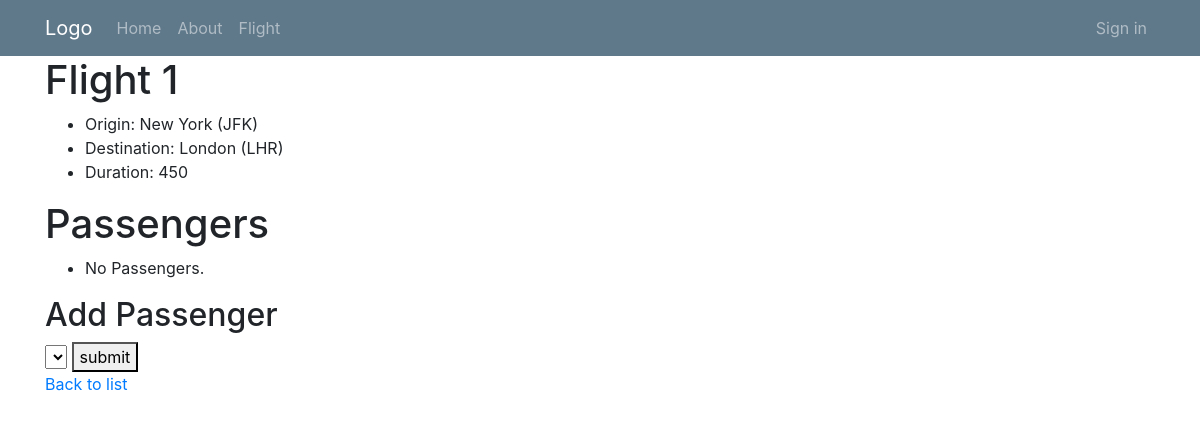
Before: /flights/1/ with the older database file.
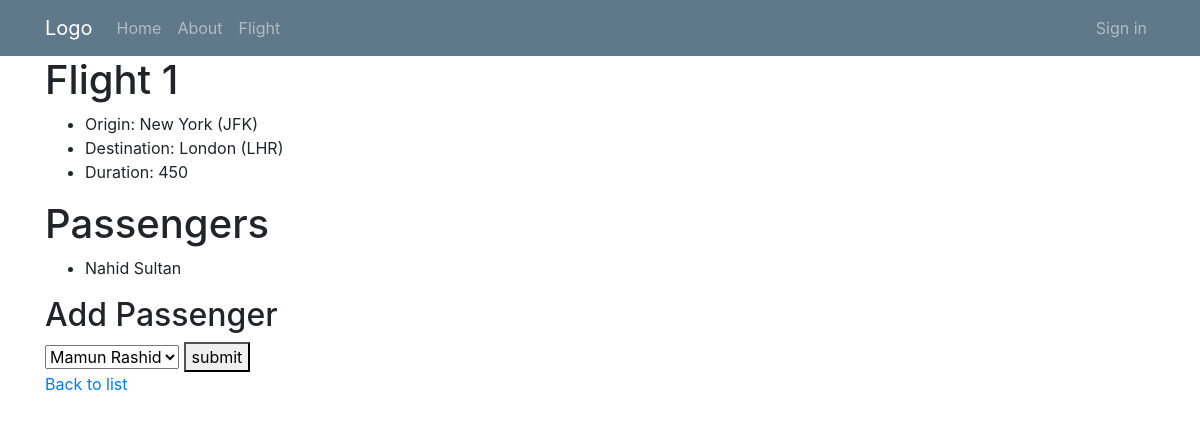
After: the same page with the newer database file.
### flights/models.py (models this page shows)
class Passenger(models.Model):
    first = models.CharField(max_length=65)
    last = models.CharField(max_length=65)
    flights = models.ManyToManyField(
        Flight, blank=True, related_name='passengers')
    def __str__(self):
        return f'{self.first} {self.last}'

### flights/views.py (the view)
# urls.py: path('<str:pk>/', views.flight, name='flight'),
def flight(request, pk):
    flight = Flight.objects.get(id=pk)
    context = {
        'flight': flight,
        'passengers': flight.passengers.all(),
        'non_passengers': Passenger.objects.exclude(flights=flight).all()
    }
    return render(request, 'flight.html', context)

### flights/models.py (called while the page is built)
    def __str__(self):
        return f'{self.city} ({self.code})'

### templates/flights/flight.html (shortened to what this page needs)
{% extends 'layout.html' %}
{% block content %}
<h1>Flight {{flight.id}} </h1>
<ul>
    <li>Origin: {{flight.origin}} </li>
    <li>Destination: {{flight.destination}} </li>
    <li>Duration: {{flight.duration}} </li>
</ul>
<h1>Passengers</h1>
<ul>
    {% for passenger in passengers %}
    <li>{{passenger}}</li>
    {% empty %}
    <li>No Passengers.</li>
    {% endfor %}
</ul>
<h2>Add Passenger</h2>
<form action="{% url 'book' flight.id %}" method="post">
    <select name="passenger">
        {% for passenger in non_passengers %}
        <option value="{{passenger.id}}">{{passenger}}</option>
        {% endfor %}
    </select>
    <button>submit</button>
</form>
<a href="{% url 'index' %}">Back to list </a>
{% endblock %}

Changed rows visible on the page:
added Passenger: first+last "Nahid Sultan"
Other visible differences:
form field passenger: (not shown) → "Mamun Rashid"
text no longer shown: "No Passengers."
